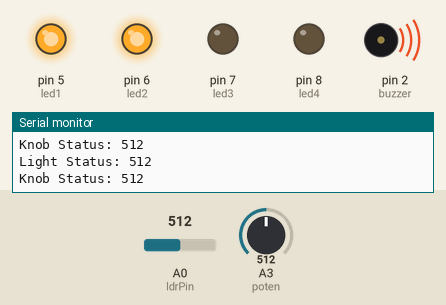
Recording of a sketch running on a simulated Arduino Uno, built with avr-gcc and run on an emulated ATmega328P. Shown: output pins drawn as LEDs (lit = HIGH), buzzer (waves = sounding), the last lines printed to the serial monitor. The inputs (shaded band) are chosen by the test bench; at power-on: A0 (ldrPin) = 512, A3 (poten) = 512.

Above: at 1.2 s.
1.3 s: A0 (ldrPin) set to 548
2.8 s: A0 (ldrPin) set to 576
At 3.9 s:
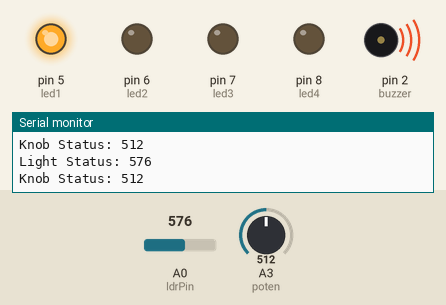
4.5 s: A3 (poten) set to 0
At 5.3 s:
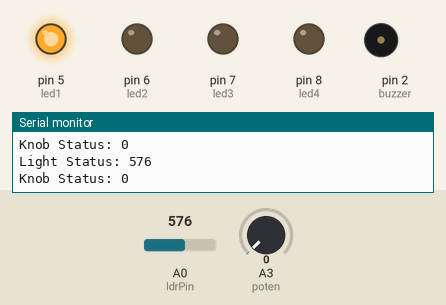
6.0 s: A0 (ldrPin) set to 554
At 6.6 s:
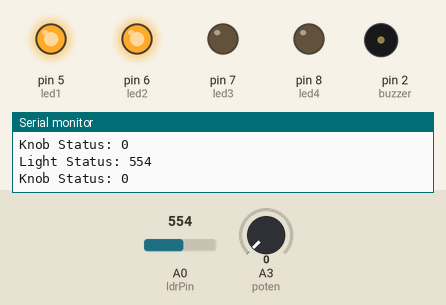
7.5 s: A0 (ldrPin) set to 389
9.0 s: A0 (ldrPin) set to 359
At 10.4 s:
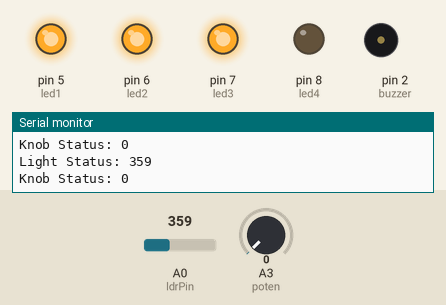
Timing chart, 0 to 11.5 s (numbered marks = the images above; inputs shaded):
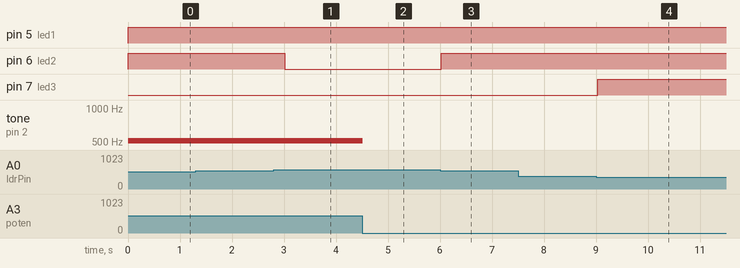

The sketch:

lab5-akhan227.ino
```cpp
/*
  Name: Ahmed Khan, 652469935

  Lab:  Lab 5 - Multiple Inputs and Outputs

  Description:
    This lab we will be experimenting with multiple inputs and outputs.
    There are two parts:
    1)
      * Using 4 LEDS and a photoresistor.
      * All 4 LEDs next to each (preferably the same color).
      * As the amount of light seen by the photoresistor decreases, increase the number of LEDs that are lit.
        * For example, if your circuit receives no light then all of the LEDs should light up.
        * As you continue to increase the amount of light, the number of LEDs that light up will decrease.
        * So when the photoresistor receives half the amount of light, 2 LEDS should be lit up,
        * and when there is no light, all 4 LEDs should be lit up.

    2) In parallel with part 1, we will be using the the passive buzzer and the potentiometer.
      * Use the potentiometer as an analog input and have the output come from another analog pin.
      * Control the volume or tone of the buzzer by adjusting the potentiometer.
      * Make sure to have code to control the output of the buzzer based on the potentiometer.


    Ranges of values the photoresistor provides:

    1 LED:   0-187
    2 LED: 188-375
    3 LED: 376-563
    4 LED: 564+

  Assumptions:
    I first assumed that I had to figure out the range for the potentiometer and the
    passive buzzer to use the map() function, but using the tone() method allowed me
    to bypass that.

  References:
   https://www.arduino.cc/en/Reference/AnalogWrite
   https://www.arduino.cc/en/Reference/Map
   https://www.arduino.cc/en/Reference/AnalogRead
   https://www.arduino.cc/reference/en/language/functions/advanced-io/tone/

*/

// pin numbers for the 4 led's
const int led1 = 5;
const int led2 = 6;
const int led3 = 7;
const int led4 = 8;

// the number of the LDR pin
const int ldrPin = A0;

// pin number for the passive buzzer
const int buzzer = 2;

// pin number for the potentiometer
const int poten = A3;

void setup()
{
  Serial.begin(9600);

  // initialize the LDR pin and the potentiometer as inputs
  pinMode(ldrPin, INPUT);
  pinMode(poten, INPUT);

  // intialize passive buzzer as output
  pinMode(buzzer, OUTPUT);

  // intialize led pins as outputs
  pinMode(led1, OUTPUT);
  pinMode(led2, OUTPUT);
  pinMode(led3, OUTPUT);
  pinMode(led4, OUTPUT);
}

void loop()
{
  // read the status of the photoresistor value
  int ldrStatus = analogRead(ldrPin);

  // print messages for debugging
  Serial.print("Light Status: ");
  Serial.println(ldrStatus);

  // read the status of the potentiometer value
  int potenStatus = analogRead(poten);

  // print messages for debugging
  Serial.print("Knob Status: ");
  Serial.println(potenStatus);

  // change the tone of the buzzer based on the value from the potentiometer
  tone(buzzer, potenStatus);

  // turn all LED's off
  allOff();

  // check to see what led's to turn on
  if (ldrStatus >= 564)
  {
    oneOn();
  }
  else if (ldrStatus >= 376 && ldrStatus <= 563)
  {
    twoOn();
  }
  else if (ldrStatus >= 188 && ldrStatus <= 375)
  {
    threeOn();
  }
  else
  {
    allOn();
  }

  delay(250);
}


void allOff()
{
  digitalWrite(led1, LOW);
  digitalWrite(led2, LOW);
  digitalWrite(led3, LOW);
  digitalWrite(led4, LOW);
}
void allOn()
{
  digitalWrite(led1, HIGH);
  digitalWrite(led2, HIGH);
  digitalWrite(led3, HIGH);
  digitalWrite(led4, HIGH);
}
void threeOn()
{
  digitalWrite(led1, HIGH);
  digitalWrite(led2, HIGH);
  digitalWrite(led3, HIGH);
}
void twoOn()
{
  digitalWrite(led1, HIGH);
  digitalWrite(led2, HIGH);
}
void oneOn()
{
  digitalWrite(led1, HIGH);
}
```

Measured:
- the behaviour switches between 563 and 564 on A0 (ldrPin) (found by bisection; images 0 and 1)
- the behaviour switches between 376 and 375 on A0 (ldrPin) (found by bisection; images 3 and 4)
- after the input at 2.8 s, pin 6 (led2): HIGH → LOW after 0.21 s
- after the input at 4.5 s, tone on pin 2 (buzzer): 512 Hz → silent at once
- after the input at 6.0 s, pin 6 (led2): LOW → HIGH at once
- after the input at 9.0 s, pin 7 (led3): LOW → HIGH at once
